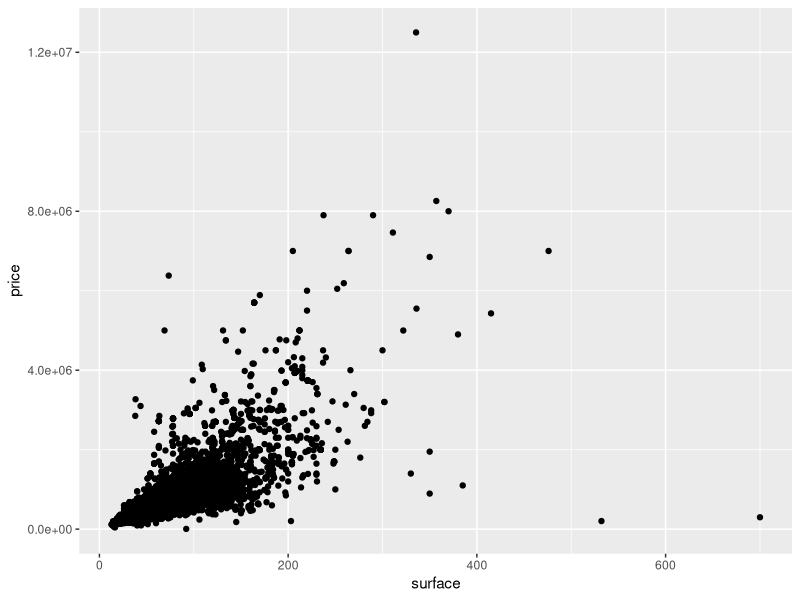
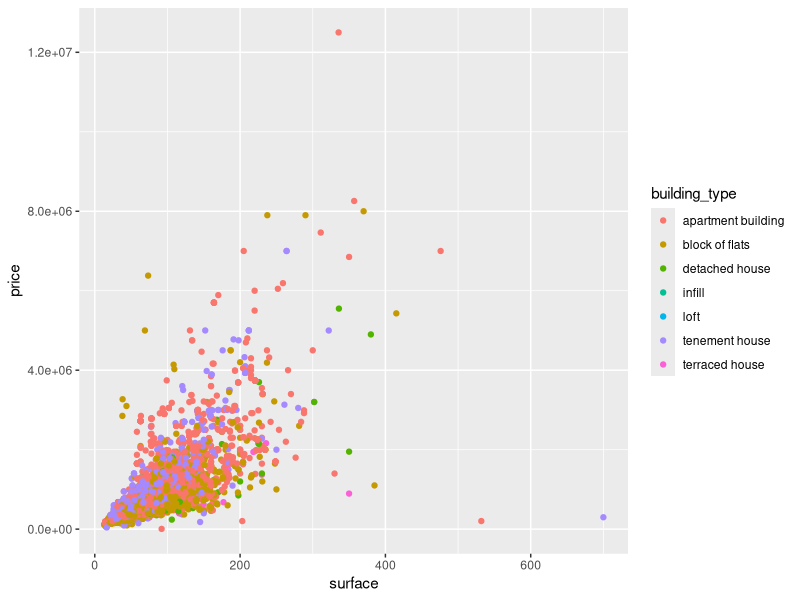
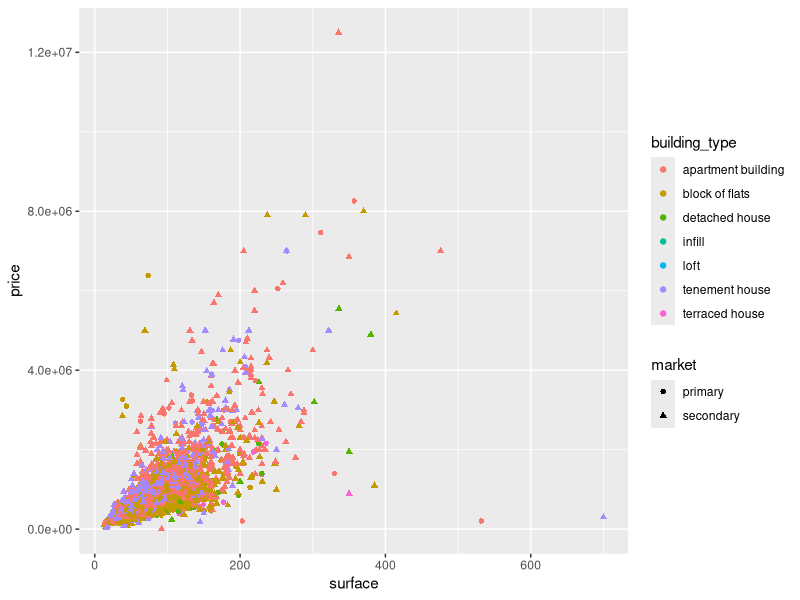
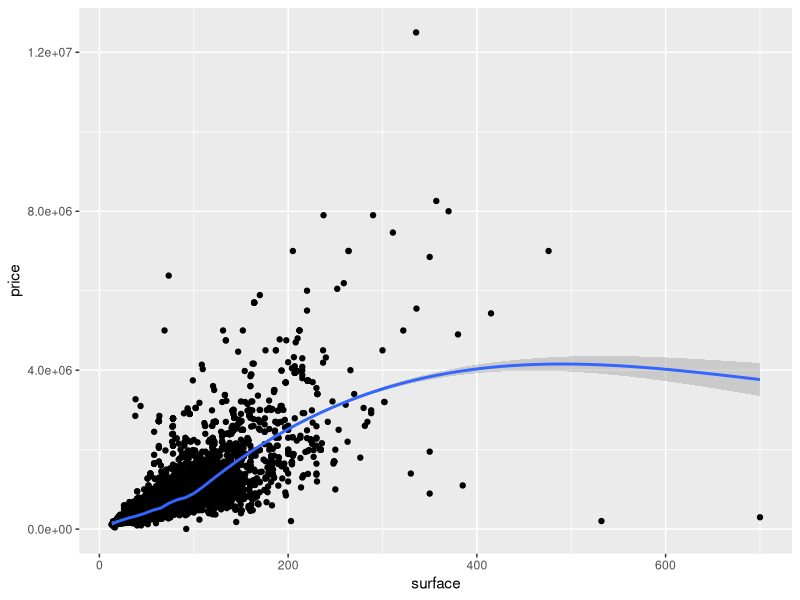
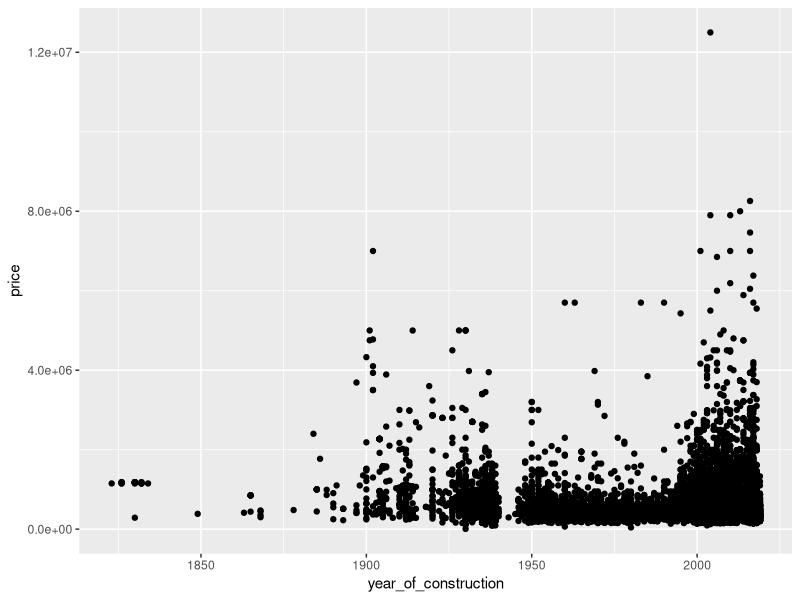
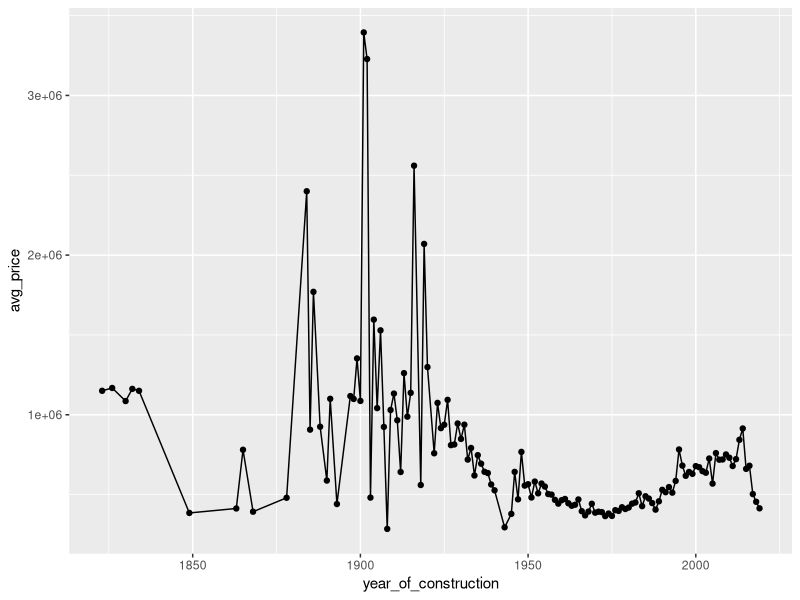
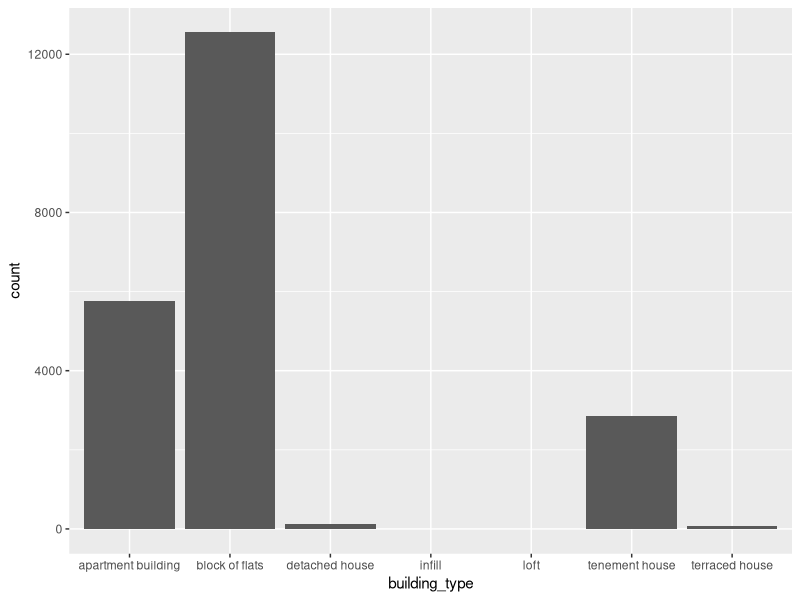
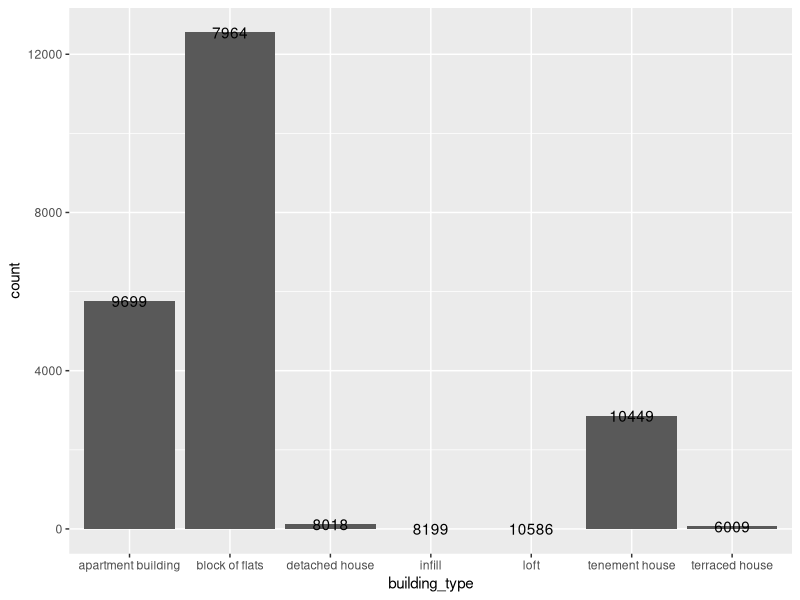

Generate these figures, in order, with R:
library("dplyr")
library("ggplot2")

################################################################################
### MATERIALY:
################################################################################

# https://www.rstudio.com/wp-content/uploads/2015/03/ggplot2-cheatsheet.pdf

################################################################################
### WCZYTAJ DANE:
################################################################################


dat <- read.table("R_data.csv", sep=",", quote="", header=TRUE)
head(dat)
View(dat)
names(dat)
################################################################################
### STRUKTURA WYKRESU:
################################################################################

# ggplot(ramka_z_danymi, aes(x = ?, y = ?, color = ?, fill = ?, label = ?, 
#                            shape = ?, size = ?)) +
#     geom_point(...) +
#     geom_bar(...) +
#     geom_line(...) +
#     geom_text(...) +
#     ...
#     coord_flip(...) +
#     ...
#     facet_grid(...) +
#     ...     
#     theme_(bw/minimal/gray/...) +
#         theme(axis.title = element_text(...),
#               axis.text = element_text(...),
#               legend.position = "top/bottom/...") +
#         labs(title = "...", x = "...", y = "...") +
#     ...
#     scale_y_manual(values = ..., name = "...", label = ...) +
#     scale_y_discrete() +
#     scale_y_continuous() +
#     scale_color_manual() +
#     ...

################################################################################
### GEOMETRIE:
################################################################################

# punktowy:

ggplot(dat, aes(x = surface, y = price)) +
  geom_point()


ggplot(dat, aes(x = surface, y = price, 
                 color = building_type)) +
  geom_point()

ggplot(dat, aes(x = surface, y = price, 
                 color = building_type, shape = market)) +
  geom_point()

ggplot(dat, aes(x = surface, y = price)) +
  geom_point() +
  geom_smooth()
?ggplot2
?geom_smooth
# liniowy:

ggplot(dat, aes(x = year_of_construction, y = price)) +
  geom_point()

dat %>% 
  group_by(year_of_construction) %>% 
  summarise(avg_price = mean(price)) -> dat_tmp

ggplot(dat_tmp, aes(x = year_of_construction, y = avg_price)) +
  geom_point() +
  geom_line()

# slupkowy:

ggplot(dat, aes(x = building_type)) +
  geom_bar()

dat %>% 
  group_by(building_type) %>% 
  summarise(count = n(),
            avg_price_meter = round(mean(price_meter))) -> dat_tmp

ggplot(dat_tmp, aes(x = building_type, y = count, label =  avg_price_meter)) +
geom_bar(stat = "identity") +
geom_text()


# boxplot:

ggplot(dat, aes(x = building_type, y = price_meter)) +
  geom_boxplot()

################################################################################
### COORD_FLIP + FACET_GRID:
################################################################################

# coord_flip:

ggplot(dat, aes(x = building_type, y = price_meter)) +
  geom_boxplot() +
  coord_flip()

# facet_grid:

ggplot(dat, aes(x = surface, y = price, shape = market)) +
  geom_point() +
  facet_grid(building_type ~ .)

ggplot(dat, aes(x = surface, y = price)) +
  geom_point() +
  facet_grid(building_type ~ market)

################################################################################
### THEME:
################################################################################

ggplot(dat %>% head(1000), 
       aes(x = surface, y = price, color = building_type, shape = market)) +
  geom_point() -> wyk

wyk + 
  theme_bw()

wyk + 
  theme_minimal()

wyk + 
  theme_linedraw()

wyk + 
  theme_bw() +
  ggtitle("Correlation between price and surface") +
  ylab("Price") +
  xlab("Surface [m2]")  # xlab(expression(paste("Surface [", m^{2}, "]")))

wyk + 
  theme_bw() +
  ggtitle("Correlation between price and surface") +
  ylab("Price") +
  xlab(expression(paste("Surface [", m^{2}, "]"))) +
  theme(axis.title.x = element_text(size = 20, family = "serif"),
        axis.text.y = element_blank(),
        legend.position = "left")

################################################################################
### SCALE:
################################################################################

ggplot(dat %>% head(1000), 
       aes(x = surface, y = price, color = building_type, shape = market)) +
  geom_point() +
  theme_minimal() +
  ggtitle("Correlation between price and surface") +
  ylab("Price") +
  xlab(expression(paste("Surface [", m^{2}, "]"))) +
  scale_y_continuous(limits = c(0, 4e6),
                     labels = function(x){format(x, scientific = FALSE, big.mark = " ", small.mark = " ")}) +
  scale_color_discrete(name = "Building type:") +
  scale_shape_manual(values = 4:5, name = "Market:")

